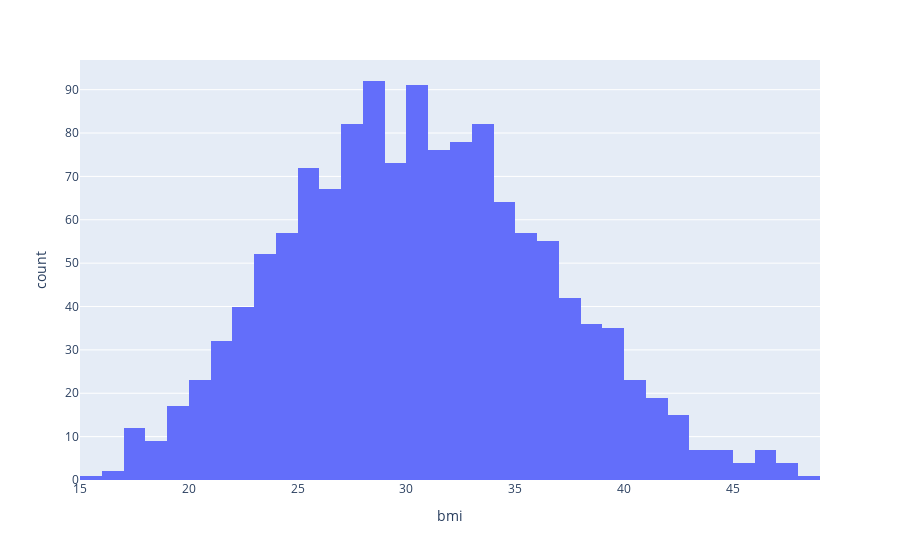

Source (notebook cell):
### Code cell
#histogram of bmi in new_df_numerical_continuous
fig = px.histogram(new_df_numerical_continuous, x="bmi")
fig.show()

### Figure 1 — Plotly figure (JSON) as saved in the notebook; plotly's stock layout.template omitted (floating-point values rounded to 4 significant figures; data arrays with more than 128 entries replaced by an {"elided": "..."} marker saying what was removed)
{"data": [{"alignmentgroup": "True", "bingroup": "x", "hovertemplate": "bmi=%{x}<br>count=%{y}<extra></extra>", "legendgroup": "", "marker": {"color": "#636efa"}, "name": "", "offsetgroup": "", "orientation": "v", "showlegend": false, "type": "histogram", "x": {"elided": "1334 float values"}, "xaxis": "x", "yaxis": "y"}], "layout": {"barmode": "relative", "legend": {"tracegroupgap": 0}, "margin": {"t": 60}, "xaxis": {"anchor": "y", "domain": [0, 1], "title": {"text": "bmi"}}, "yaxis": {"anchor": "x", "domain": [0, 1], "title": {"text": "count"}}}}
